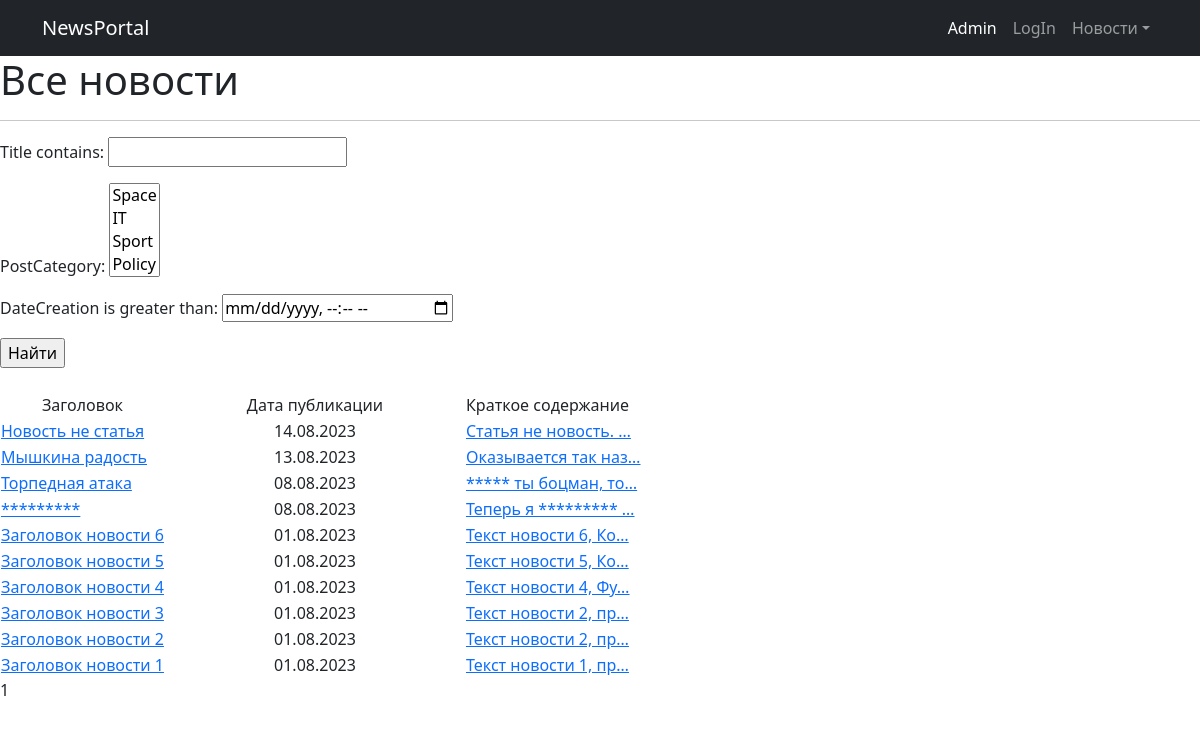
The app's page /, older data.
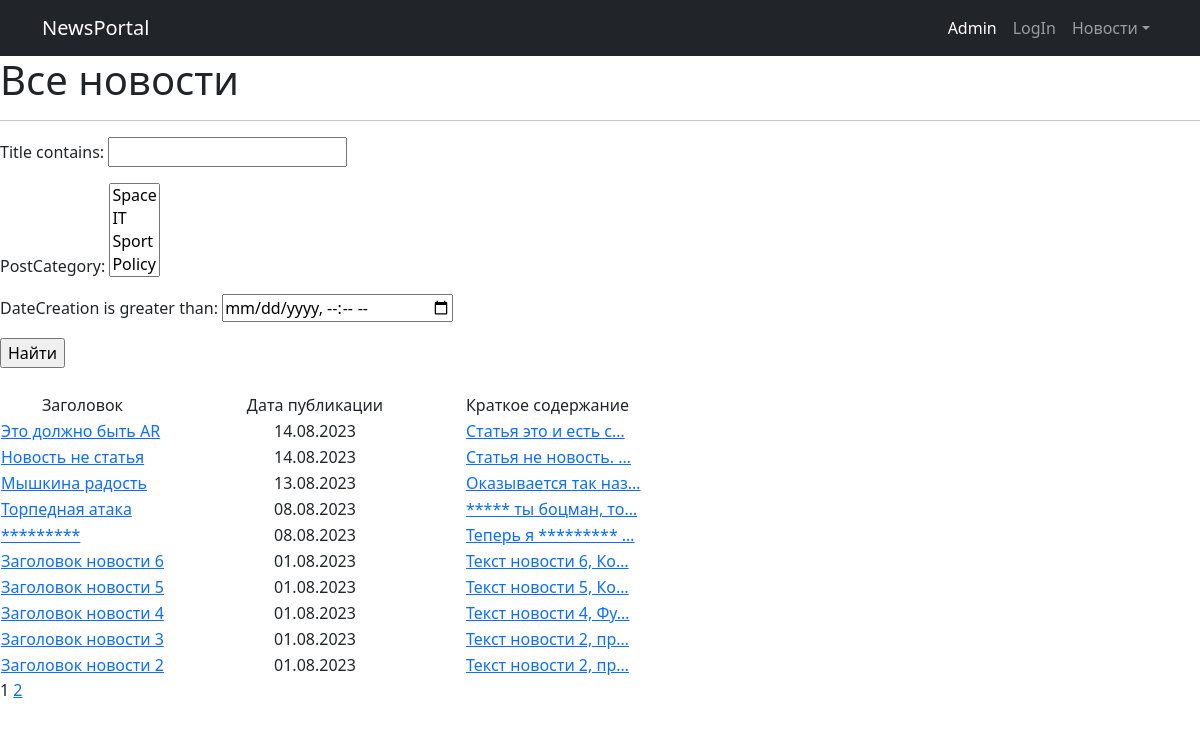
The same page, newer data.
### News/models.py (models this page shows, shortened)
class Post(models.Model):
    NEWS = 'NW'
    ARTICLE = 'AR'
    CATEGORY_CHOICES = (
        (NEWS, "Новость"),
        (ARTICLE, 'Статья'),
    )
    dateCreation = models.DateTimeField(auto_now_add=True)
    categoryType = models.CharField(max_length=2, choices=CATEGORY_CHOICES, default=ARTICLE)
    author = models.ForeignKey(Author, on_delete=models.CASCADE, related_name='posts')
    postCategory = models.ManyToManyField(Category, through='PostCategory')
    title = models.CharField(max_length=128)
    text = models.TextField()
    rating = models.SmallIntegerField(default=0)
    class Meta:
        verbose_name = 'Публикация'
        verbose_name_plural = 'Публикации'

### News/views.py (the view)
# urls.py: path('', PostList.as_view(), name='posts_list'),
class PostList(ListView):
    model = Post
    ordering = '-dateCreation'
    template_name = 'all_news.html'
    context_object_name = 'all_news'
    paginate_by = 10
    def get_queryset(self):
        queryset = super().get_queryset()
        self.filterset = NewsFilter(self.request.GET, queryset)
        return self.filterset.qs
    def get_context_data(self, **kwargs):
        context = super().get_context_data(**kwargs)
        context['filterset'] = self.filterset
        return context

### News/context_processors.py (called while the page is built)
def news_for_header(request):
    return {
        'news_for_header': Post.objects.order_by('-dateCreation')
    }

### News/models.py (called while the page is built)
    def __str__(self):
        return self.name

### News/templatetags/custom_filters.py (called while the page is built)
@register.filter()
def censorship(value):
    words = value.split()  # Разделяем текст на слова
    censored_words = []
    for word in words:
        if word.lower() in censor_words:  # для проверки приводим к нижнему регистру
            censored_words.append('*' * len(word))
        else:
            censored_words.append(word)
    return ' '.join(censored_words)  # Собираем обратно в текст

### News/templatetags/custom_tags.py (called while the page is built)
@register.simple_tag(takes_context=True)
def url_replace(context, **kwargs):
    d = context['request'].GET.copy()
    for k, v in kwargs.items():
        d[k] = v
    return d.urlencode()

### templates/all_news.html (shortened to what this page needs)
{% extends 'flatpages/default.html' %}
{% load custom_filters %}
{% load custom_tags %}
{% block content %}
	<h1>Все новости</h1>
	<hr>
	<form action="" method="get">
		{{ filterset.form.as_p }}
		<input type="submit" value="Найти"/>
	</form>
	{% if all_news %}
		<br/>
		<table>
			<tr>
				<td style="text-align: center;">Заголовок</td>
				<td style="text-align: center; width: 300px;">Дата публикации</td>
				<td style="width: 300px;">Краткое содержание</td>
			</tr>
			{% for one_news in all_news %}
				<tr>
					<td><a href="/news/{{ one_news.pk }}">{{ one_news.title|censorship }}</td>
					<td style="text-align: center; width: 300px;">{{ one_news.dateCreation|date:'d.m.Y' }}</td>
					<td style="width: 300px;"><a
						href="/news/{{ one_news.pk }}">{{ one_news.text|truncatechars:20|censorship }}</td>
					<td>
					</td>
				</tr>
			{% endfor %}
		</table>
	{% else %}
		<h2>Новостей нет!</h2>
	{% endif %}
	{{ page_obj.number }}
	{% if page_obj.has_next %}
		<a href="?{% url_replace page=page_obj.next_page_number %}">{{ page_obj.next_page_number }}</a>
	{% endif %}
{% endblock content %}

Row changes from the older to the newer data that the page shows:
no longer on this page (row unchanged): Post: title|censorship "Заголовок новости 1", dateCreation "01.08.2023", text|censorship "Текст новости 1, пр…"
added Post: title|censorship "Это должно быть AR", dateCreation "14.08.2023", text|censorship "Статья это и есть с…"
Text that changed along with them:
{{ page_obj.next_page_number }}: (not shown) → "2"
